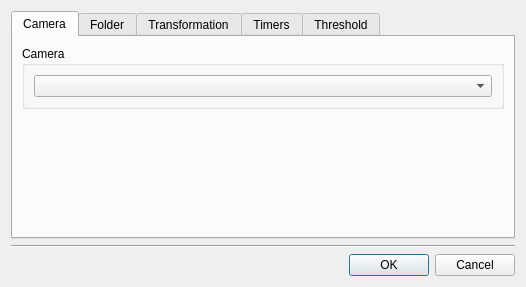
<?xml version="1.0" encoding="UTF-8"?>
<ui version="4.0">
 <class>Options</class>
 <widget class="QDialog" name="Options">
  <property name="geometry">
   <rect>
    <x>0</x>
    <y>0</y>
    <width>526</width>
    <height>287</height>
   </rect>
  </property>
  <property name="windowTitle">
   <string>Options</string>
  </property>
  <layout class="QVBoxLayout" name="verticalLayout_8">
   <item>
    <widget class="QTabWidget" name="tabWidget">
     <property name="currentIndex">
      <number>0</number>
     </property>
     <widget class="QWidget" name="tab">
      <attribute name="title">
       <string>Camera</string>
      </attribute>
      <layout class="QVBoxLayout" name="verticalLayout">
       <item>
        <widget class="QGroupBox" name="m_cameraBox">
         <property name="title">
          <string>Camera</string>
         </property>
         <layout class="QHBoxLayout" name="horizontalLayout_2">
          <item>
           <widget class="QComboBox" name="m_camera"/>
          </item>
         </layout>
        </widget>
       </item>
       <item>
        <spacer name="verticalSpacer">
         <property name="orientation">
          <enum>Qt::Vertical</enum>
         </property>
         <property name="sizeHint" stdset="0">
          <size>
           <width>20</width>
           <height>114</height>
          </size>
         </property>
        </spacer>
       </item>
      </layout>
     </widget>
     <widget class="QWidget" name="tab_2">
      <attribute name="title">
       <string>Folder</string>
      </attribute>
      <layout class="QVBoxLayout" name="verticalLayout_2">
       <item>
        <widget class="QGroupBox" name="groupBox_2">
         <property name="title">
          <string>Output Directory</string>
         </property>
         <layout class="QHBoxLayout" name="horizontalLayout">
          <item>
           <widget class="QLineEdit" name="m_dir">
            <property name="readOnly">
             <bool>true</bool>
            </property>
           </widget>
          </item>
          <item>
           <widget class="QToolButton" name="m_selectDir">
            <property name="text">
             <string>...</string>
            </property>
           </widget>
          </item>
         </layout>
        </widget>
       </item>
       <item>
        <widget class="QGroupBox" name="m_clean">
         <property name="title">
          <string>Clean</string>
         </property>
         <property name="checkable">
          <bool>true</bool>
         </property>
         <layout class="QHBoxLayout" name="horizontalLayout_6">
          <item>
           <layout class="QGridLayout" name="gridLayout">
            <item row="0" column="0">
             <widget class="QLabel" name="label">
              <property name="text">
               <string>Store images</string>
              </property>
             </widget>
            </item>
            <item row="0" column="1">
             <layout class="QHBoxLayout" name="horizontalLayout_5">
              <item>
               <widget class="QSpinBox" name="m_storeDays">
                <property name="minimum">
                 <number>1</number>
                </property>
                <property name="value">
                 <number>7</number>
                </property>
               </widget>
              </item>
              <item>
               <widget class="QLabel" name="label_2">
                <property name="text">
                 <string>day(s)</string>
                </property>
               </widget>
              </item>
             </layout>
            </item>
            <item row="1" column="0">
             <widget class="QLabel" name="label_3">
              <property name="text">
               <string>Start cleaning at</string>
              </property>
             </widget>
            </item>
            <item row="1" column="1">
             <widget class="QTimeEdit" name="m_cleanTime"/>
            </item>
           </layout>
          </item>
          <item>
           <spacer name="horizontalSpacer_5">
            <property name="orientation">
             <enum>Qt::Horizontal</enum>
            </property>
            <property name="sizeHint" stdset="0">
             <size>
              <width>292</width>
              <height>20</height>
             </size>
            </property>
           </spacer>
          </item>
         </layout>
        </widget>
       </item>
       <item>
        <spacer name="verticalSpacer_2">
         <property name="orientation">
          <enum>Qt::Vertical</enum>
         </property>
         <property name="sizeHint" stdset="0">
          <size>
           <width>20</width>
           <height>13</height>
          </size>
         </property>
        </spacer>
       </item>
      </layout>
     </widget>
     <widget class="QWidget" name="tab_3">
      <attribute name="title">
       <string>Transformation</string>
      </attribute>
      <layout class="QVBoxLayout" name="verticalLayout_4">
       <item>
        <widget class="QGroupBox" name="m_transformGroup">
         <property name="title">
          <string>Apply Transformation</string>
         </property>
         <property name="checkable">
          <bool>true</bool>
         </property>
         <property name="checked">
          <bool>false</bool>
         </property>
         <layout class="QVBoxLayout" name="verticalLayout_3">
          <item>
           <layout class="QHBoxLayout" name="horizontalLayout_3">
            <item>
             <widget class="QLabel" name="label_4">
              <property name="text">
               <string>Rotation</string>
              </property>
             </widget>
            </item>
            <item>
             <widget class="QDoubleSpinBox" name="m_rotation">
              <property name="minimum">
               <double>-360.000000000000000</double>
              </property>
              <property name="maximum">
               <double>360.000000000000000</double>
              </property>
             </widget>
            </item>
            <item>
             <spacer name="horizontalSpacer">
              <property name="orientation">
               <enum>Qt::Horizontal</enum>
              </property>
              <property name="sizeType">
               <enum>QSizePolicy::Fixed</enum>
              </property>
              <property name="sizeHint" stdset="0">
               <size>
                <width>20</width>
                <height>20</height>
               </size>
              </property>
             </spacer>
            </item>
            <item>
             <widget class="QCheckBox" name="m_mirrored">
              <property name="text">
               <string>Mirrored</string>
              </property>
             </widget>
            </item>
            <item>
             <spacer name="horizontalSpacer_6">
              <property name="orientation">
               <enum>Qt::Horizontal</enum>
              </property>
              <property name="sizeHint" stdset="0">
               <size>
                <width>40</width>
                <height>20</height>
               </size>
              </property>
             </spacer>
            </item>
           </layout>
          </item>
          <item>
           <spacer name="verticalSpacer_3">
            <property name="orientation">
             <enum>Qt::Vertical</enum>
            </property>
            <property name="sizeHint" stdset="0">
             <size>
              <width>20</width>
              <height>100</height>
             </size>
            </property>
           </spacer>
          </item>
         </layout>
        </widget>
       </item>
      </layout>
     </widget>
     <widget class="QWidget" name="tab_4">
      <attribute name="title">
       <string>Timers</string>
      </attribute>
      <layout class="QVBoxLayout" name="verticalLayout_5">
       <item>
        <layout class="QGridLayout" name="gridLayout_2">
         <item row="0" column="0">
          <widget class="QLabel" name="label_5">
           <property name="text">
            <string>Time between snapshots</string>
           </property>
          </widget>
         </item>
         <item row="0" column="1">
          <widget class="QSpinBox" name="m_snapshotTimeout">
           <property name="minimum">
            <number>500</number>
           </property>
           <property name="maximum">
            <number>60000</number>
           </property>
           <property name="singleStep">
            <number>100</number>
           </property>
           <property name="value">
            <number>1500</number>
           </property>
          </widget>
         </item>
         <item row="0" column="2">
          <widget class="QLabel" name="label_7">
           <property name="text">
            <string>ms</string>
           </property>
          </widget>
         </item>
         <item row="0" column="3">
          <spacer name="horizontalSpacer_2">
           <property name="orientation">
            <enum>Qt::Horizontal</enum>
           </property>
           <property name="sizeHint" stdset="0">
            <size>
             <width>40</width>
             <height>20</height>
            </size>
           </property>
          </spacer>
         </item>
         <item row="1" column="0">
          <widget class="QLabel" name="label_6">
           <property name="text">
            <string>Make snapshots</string>
           </property>
          </widget>
         </item>
         <item row="1" column="1">
          <widget class="QSpinBox" name="m_stopTimeout">
           <property name="maximum">
            <number>60000</number>
           </property>
           <property name="singleStep">
            <number>100</number>
           </property>
           <property name="value">
            <number>3000</number>
           </property>
          </widget>
         </item>
         <item row="1" column="2">
          <widget class="QLabel" name="label_8">
           <property name="text">
            <string>ms after no more motions</string>
           </property>
          </widget>
         </item>
         <item row="1" column="3">
          <spacer name="horizontalSpacer_3">
           <property name="orientation">
            <enum>Qt::Horizontal</enum>
           </property>
           <property name="sizeHint" stdset="0">
            <size>
             <width>40</width>
             <height>20</height>
            </size>
           </property>
          </spacer>
         </item>
        </layout>
       </item>
       <item>
        <spacer name="verticalSpacer_4">
         <property name="orientation">
          <enum>Qt::Vertical</enum>
         </property>
         <property name="sizeHint" stdset="0">
          <size>
           <width>20</width>
           <height>130</height>
          </size>
         </property>
        </spacer>
       </item>
      </layout>
     </widget>
     <widget class="QWidget" name="tab_5">
      <attribute name="title">
       <string>Threshold</string>
      </attribute>
      <layout class="QVBoxLayout" name="verticalLayout_9">
       <item>
        <layout class="QHBoxLayout" name="horizontalLayout_4">
         <item>
          <layout class="QGridLayout" name="gridLayout_3">
           <item row="0" column="0">
            <widget class="QLabel" name="label_9">
             <property name="text">
              <string>Threshold of motion detection</string>
             </property>
            </widget>
           </item>
           <item row="0" column="1">
            <widget class="QDoubleSpinBox" name="m_threshold">
             <property name="decimals">
              <number>5</number>
             </property>
             <property name="singleStep">
              <double>0.001000000000000</double>
             </property>
             <property name="value">
              <double>0.020000000000000</double>
             </property>
            </widget>
           </item>
           <item row="1" column="0">
            <widget class="QLabel" name="label_10">
             <property name="text">
              <string>Current difference value</string>
             </property>
            </widget>
           </item>
           <item row="1" column="1">
            <widget class="QLabel" name="m_diff">
             <property name="text">
              <string/>
             </property>
            </widget>
           </item>
          </layout>
         </item>
         <item>
          <spacer name="horizontalSpacer_4">
           <property name="orientation">
            <enum>Qt::Horizontal</enum>
           </property>
           <property name="sizeHint" stdset="0">
            <size>
             <width>40</width>
             <height>20</height>
            </size>
           </property>
          </spacer>
         </item>
        </layout>
       </item>
       <item>
        <widget class="QGroupBox" name="groupBox_3">
         <property name="title">
          <string>Note</string>
         </property>
         <layout class="QVBoxLayout" name="verticalLayout_7">
          <item>
           <widget class="QLabel" name="label_11">
            <property name="text">
             <string>If current difference value is bigger than threshold then motion is detected.</string>
            </property>
           </widget>
          </item>
         </layout>
        </widget>
       </item>
       <item>
        <spacer name="verticalSpacer_5">
         <property name="orientation">
          <enum>Qt::Vertical</enum>
         </property>
         <property name="sizeHint" stdset="0">
          <size>
           <width>20</width>
           <height>83</height>
          </size>
         </property>
        </spacer>
       </item>
      </layout>
     </widget>
    </widget>
   </item>
   <item>
    <widget class="Line" name="line">
     <property name="orientation">
      <enum>Qt::Horizontal</enum>
     </property>
    </widget>
   </item>
   <item>
    <widget class="QDialogButtonBox" name="m_btns">
     <property name="orientation">
      <enum>Qt::Horizontal</enum>
     </property>
     <property name="standardButtons">
      <set>QDialogButtonBox::Cancel|QDialogButtonBox::Ok</set>
     </property>
    </widget>
   </item>
  </layout>
 </widget>
 <resources/>
 <connections>
  <connection>
   <sender>m_btns</sender>
   <signal>accepted()</signal>
   <receiver>Options</receiver>
   <slot>accept()</slot>
   <hints>
    <hint type="sourcelabel">
     <x>248</x>
     <y>254</y>
    </hint>
    <hint type="destinationlabel">
     <x>157</x>
     <y>274</y>
    </hint>
   </hints>
  </connection>
  <connection>
   <sender>m_btns</sender>
   <signal>rejected()</signal>
   <receiver>Options</receiver>
   <slot>reject()</slot>
   <hints>
    <hint type="sourcelabel">
     <x>316</x>
     <y>260</y>
    </hint>
    <hint type="destinationlabel">
     <x>286</x>
     <y>274</y>
    </hint>
   </hints>
  </connection>
 </connections>
</ui>
